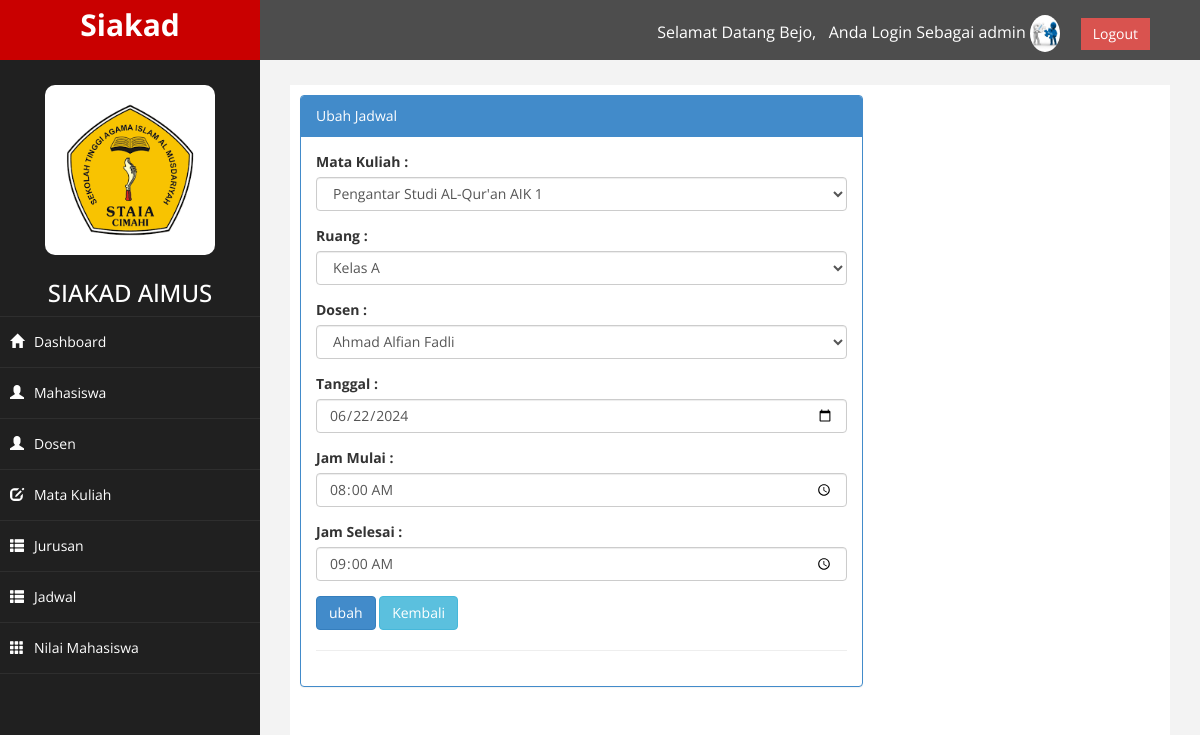
The app's page /index.php?page=jadwal&aksi=ubah&id=23 (signed in) with its own data.
### tables this page shows
CREATE TABLE `tb_user` (
  `id` int(9) NOT NULL,
  `user_id` varchar(12) NOT NULL,
  `nama` varchar(50) NOT NULL,
  `pass` varchar(50) NOT NULL,
  `level` varchar(25) NOT NULL,
  `foto` varchar(100) NOT NULL
);

CREATE TABLE `tb_jadwal` (
  `id` int(9) NOT NULL,
  `kode_mk` varchar(4) NOT NULL,
  `kode_ruang` int(5) NOT NULL,
  `tanggal` date NOT NULL,
  `jam_mulai` time NOT NULL,
  `jam_selesai` time NOT NULL,
  `kode_dosen` varchar(8) NOT NULL
);

### page/jadwal/ubah.php (the view, shortened to what this page needs)
<?php
	$id = $_GET['id'];
	$ambil = $koneksi->query("select * from tb_jadwal where id='$id'");
	$tampil=$ambil->fetch_assoc();
 ?>
<div class="row">
    <div class="col-md-8">
        <div class="panel panel-primary">
            <div class="panel-heading">
                Ubah Jadwal
            </div>
            <div class="panel-body">
                <div class="row">
                    <div class="col-md-12">
                        <form role="form" method="POST">
                        	<div class="form-group">
                                <label>Mata Kuliah :</label>
                                <select class="form-control" name="matkul">
                                    <?php
                                    	$sql = $koneksi->query("select * from tb_matkul");
                                    	while ($data=$sql->fetch_assoc()) {
                                    	$pilih2=($data['kode_mk']==$tampil['kode_mk']?"selected":"");
                                    		echo "
                                    			<option value='$data[kode_mk]' $pilih2>$data[nama_mk]</option>
                                    		";
                                    	}
                                     ?>
                                </select>
                            </div>
                            <div class="form-group">
                                <label>Ruang :</label>
                                <select class="form-control" name="ruang">
                                    <?php
                                    	$sql = $koneksi->query("select * from tb_ruang");
                                    	while ($data=$sql->fetch_assoc()) {
                                    	$pilih1=($data['kode_ruang']==$tampil['kode_ruang']?"selected":"");
                                    		echo "
                                    			<option value='$data[kode_ruang]' $pilih1>$data[nama_ruang]</option>
                                    		";
                                    	}
                                     ?>
                                </select>
                            </div>
                            <div class="form-group">
                                <label>Dosen :</label>
                                <select class="form-control" name="dosen">
                                    <?php
                                    	$sql = $koneksi->query("select * from tb_dosen");
                                    	while ($data=$sql->fetch_assoc()) {
                                    	$pilih=($data['kode_dosen']==$tampil['kode_dosen']?"selected":"");
                                    		echo "
                                    			<option value='$data[kode_dosen]' $pilih>$data[nama_dosen]</option>
                                    		";
                                    	}
                                     ?>
                                </select>
                            </div>
                            <div class="form-group">
                                <label>Tanggal :</label>
                                <input type="date" class="form-control" name="tanggal" value="<?php echo $tampil['tanggal']; ?>" />
                            </div>
                             <div class="form-group">
                                <label>Jam Mulai :</label>
                                <input type="time" class="form-control" name="jam_m" value="<?php echo $tampil['jam_mulai']; ?>" />
                            </div>
                             <div class="form-group">
                                <label>Jam Selesai :</label>
                                <input type="time" class="form-control" name="jam_s" value="<?php echo $tampil['jam_selesai']; ?>" />
                            </div>
                             <input type="submit" name="ubah" value="ubah" class="btn btn-primary">
			                <input type=button value=Kembali onclick=self.history.back() class="btn btn-info" />
                        </form>

### index.php (shortened to what this page needs)
<?php
	$koneksi = new mysqli("localhost","root","","siakad2");
	if(@$_SESSION['admin'] || $_SESSION['mahasiswa'] || $_SESSION['dosen']){
 ?>
<!DOCTYPE html>
<html xmlns="http://www.w3.org/1999/xhtml">
<head>
    <link href="assets/css/bootstrap.css" rel="stylesheet" />
    <link href="assets/css/font-awesome.css" rel="stylesheet" />
    <link href="assets/css/custom.css" rel="stylesheet" />
    <link href="assets/js/dataTables/dataTables.bootstrap.css" rel="stylesheet" />
   <link rel="stylesheet" type="text/css" href="assets/sw/dist/sweetalert.css">
</head>
<body>
    <div id="wrapper">
        <nav class="navbar navbar-default navbar-cls-top " role="navigation" style="margin-bottom: 0">
            <div class="navbar-header">
                <a class="navbar-brand" href="index.php">Siakad</a>
            </div>
            			<?php
                           if($_SESSION['admin']){
                                $user_l=$_SESSION['admin'];
                           }else if($_SESSION['mahasiswa']){
                                $user_l=$_SESSION['mahasiswa'];
                           }
                           else if($_SESSION['dosen']){
                                $user_l=$_SESSION['dosen'];
                           }
                           $sql_u = $koneksi->query("select* from tb_user where id='$user_l'");
                           $data_u = $sql_u->fetch_assoc();
                        ?>
  <div style="color: white;
padding: 15px 50px 5px 50px;
float: right;
font-size: 16px;">Selamat Datang <?php echo $data_u['nama']; ?>, &nbsp; Anda Login Sebagai <?php echo $data_u['level']; ?> <?php if ($_SESSION['mahasiswa'] || $_SESSION['admin']) {?><img src="img/<?php echo $data_u['foto']; ?>"  width="30" height="37" style="border-radius: 50%; "><?php } ?>   <a href="logout.php" class="btn btn-danger square-btn-adjust">Logout</a>
</div>
        </nav>
                <nav class="navbar-default navbar-side" role="navigation">
            <div class="sidebar-collapse">
                <ul class="nav" id="main-menu">
				<li class="text-center">
                    <img src="assets/img/logo2.png" class="user-image img-responsive"/>
                     <h3 style="color: white;">SIAKAD AlMUS</h3>
					</li>
                    <li>
                        <a  href="index.php"><i class="glyphicon glyphicon-home"></i>Dashboard</a>
                    </li>
                    <?php if ($_SESSION['admin'] ) {?>
                    <li>
                        <a  href="?page=mahasiswa"><i class="glyphicon glyphicon-user"></i>Mahasiswa</a>
                    </li>
                    <li>
                        <a  href="?page=dosen"><i class="glyphicon glyphicon-user"></i>Dosen</a>
                    </li>
                      <li  >
                        <a  href="?page=matkul"><i class="glyphicon glyphicon-edit"></i>Mata Kuliah</a>
                    </li>
                     <li  >
                        <a  href="?page=jurusan"><i class="glyphicon glyphicon-th-list"></i>Jurusan </a>
                    </li>
                    <li  >
                        <a  href="?page=jadwal"><i class="glyphicon glyphicon-th-list"></i>Jadwal </a>
                    </li>
                    <li  >
                        <a  href="?page=nilai"><i class="glyphicon glyphicon-th"></i>Nilai Mahasiswa </a>
                    </li>
                    <?php } ?>
                </ul>
            </div>
        </nav>
        <div id="page-wrapper" >
            <div id="page-inner">
                <div class="row">
                    <div class="col-md-12">
                        <?php
                        	$page = $_GET['page'];
                        	$aksi = $_GET['aksi'];
                        	if ($page=="mahasiswa") {
                        		if ($aksi=="") {
                        			include "page/mahasiswa/mahasiswa.php";
                        		}if ($aksi=="detail") {
                        			include "page/mahasiswa/detail.php";
                        		}if ($aksi=="tambah") {
                        			include "page/mahasiswa/tambah.php";
                        		}if ($aksi=="ubah") {
                        			include "page/mahasiswa/ubah.php";
                        		}if ($aksi=="hapus") {
                        			include "page/mahasiswa/hapus.php";
                        		}
                        	}if ($page=="dosen") {
                        		if ($aksi=="") {
                        			include "page/dosen/dosen.php";
                        		}if ($aksi=="tambah") {
                                    include "page/dosen/tambah.php";
                                }if ($aksi=="ubah") {
                                    include "page/dosen/ubah.php";
                                }if ($aksi=="hapus") {
                                    include "page/dosen/hapus.php";
                                }
                        	}if ($page=="jurusan") {
                        		if ($aksi=="") {
                        			include "page/jurusan/jurusan.php";
                        		}if ($aksi=="tambah") {
                                    include "page/jurusan/tambah.php";
                                }if ($aksi=="ubah") {
                                    include "page/jurusan/ubah.php";
                                }if ($aksi=="hapus") {
                                    include "page/jurusan/hapus.php";
                                }
                        	}if ($page=="krs") {
                        		if ($aksi=="") {
                        			include "page/krs/j_krs.php";
                        		}if ($aksi=="lihat") {
                                    include "page/krs/krs.php";
                                }if ($aksi=="proses_tmbh") {
                                    include "page/krs/proses_krs.php";
                                }if ($aksi=="hapus") {
                                    include "page/krs/hapus_krs.php";
                                }
                        	}if ($page=="jadwal") {
                                if ($aksi=="") {
                                    include "page/jadwal/jadwal.php";
                                }if ($aksi=="tambah") {
                                    include "page/jadwal/tambah.php";
                                }if ($aksi=="ubah") {
                                    include "page/jadwal/ubah.php";
                                }if ($aksi=="hapus") {
                                    include "page/jadwal/hapus.php";
                                }
                            }if ($page=="matkul") {
                                if ($aksi=="") {
                                    include "page/matkul/matkul.php";
                                }if ($aksi=="tambah") {
                                    include "page/matkul/tambah.php";
                                }if ($aksi=="ubah") {
                                    include "page/matkul/ubah.php";
                                }if ($aksi=="hapus") {
                                    include "page/matkul/hapus.php";
                                }
                            }if ($page=="profile") {
                                if ($aksi=="") {
                                    include "page/profile/profile.php";
                                }if ($aksi=="ubahpass") {
                                    include "page/profile/ubah_pass.php";
                                }if ($aksi=="ubahsmester") {
                                    include "page/profile/ubah_smester.php";
                                }
                            }if ($page=="nilai") {
                                if ($aksi=="") {
                                    include "page/nilai/tampil_mk.php";
                                }if ($aksi=="lihat_mhs") {
                                    include "page/nilai/tampil_nilai.php";
                                }if ($aksi=="edit") {
                                    include "page/nilai/edit_nilai.php";
                                }
                                if ($aksi=="input") {
                                    include "page/nilai/input.php";
                                }
                            }if ($page=="khs") {
                                if ($aksi=="") {
                                    include "page/khs/khs.php";
                                }if ($aksi=="tampil_nilai") {
                                    include "page/nilai/tampil_nilai.php";
                                }if ($aksi=="input") {
                                    include "page/nilai/input.php";
                                }
                            }if ($page == "nilai_d") {
                            	if ($aksi == "") {
                            		include "page/nilai_dosen/nilai.php";
                            	}
															if ($aksi == "lihat_mhs") {
                            		include "page/nilai_dosen/lihat_mhs.php";
                            	}
                              if ($aksi == "edit") {
                            		include "page/nilai_dosen/edit.php";
                            	}
															if ($aksi == "nilai") {
                            		include "page/nilai_dosen/input_nilai.php";
                            	}
                            }
                         ?>
                    </div>
                </div>
                 <hr />
    </div>
            </div>
        </div>
</body>
</html>
<?php
    }else{
        header("location:login.php");
    }
?>

### assets/css/custom.css (style rules this page uses)
body { font-family: 'Open Sans', sans-serif; }
#wrapper { width: 100%; background:#202020; }
#page-wrapper { padding: 15px 15px; min-height: 600px; background:#F3F3F3; }
#page-inner { width:100%; margin:10px 20px 10px 0px; background-color:#fff!important; padding:10px; min-height:1200px; }
.text-center { text-align:center; }
.square-btn-adjust { border: 0px solid transparent; -webkit-border-radius: 0px; -moz-border-radius: 0px; border-radius: 0px; }
.user-image { margin: 25px auto; -webkit-border-radius: 10px; -moz-border-radius: 10px; border-radius: 10px; max-height:170px; max-width:170px; }
.navbar-cls-top .navbar-brand { color: #fff; background: #C90000; width: 260px; text-align: center; height: 60px; font-size: 30px; font-weight: 700; }
.sidebar-collapse , .sidebar-collapse .nav { background:none; }
.sidebar-collapse .nav { padding:0; }
.sidebar-collapse .nav > li > a { color:#fff; background:#202020; text-shadow:none; }
.sidebar-collapse > .nav > li > a { padding:15px 10px; }
.sidebar-collapse > .nav > li { border-bottom: 1px solid rgba(107, 108, 109, 0.19); }
.navbar-side { border:none; background-color: #202020; }
.navbar-cls-top { background:#4D4D4D; border-bottom:none; }
.navbar-default { border:0px solid black; }
.navbar-header { background: #A70303; }
.nav > li > a > i { margin-right:10px; }
@media (min-width:768px) { #page-wrapper { margin: 0 0 0 260px; padding: 15px 30px; min-height: 1200px; } }
@media (min-width:768px) { .navbar-side { z-index: 1; position: absolute; width: 260px; } }
@media (min-width:768px) { .navbar { border-radius: 0px; } }

### records on screen
tb_user: nama "Bejo", level "admin", foto (picture)
tb_jadwal: tanggal "06/22/2024", jam_m "08:00:00", jam_s "09:00:00"

### other values on screen
form field matkul "Pengantar Studi AL-Qur'an AIK 1"
form field ruang "Kelas A"
form field dosen "Ahmad Alfian Fadli"
